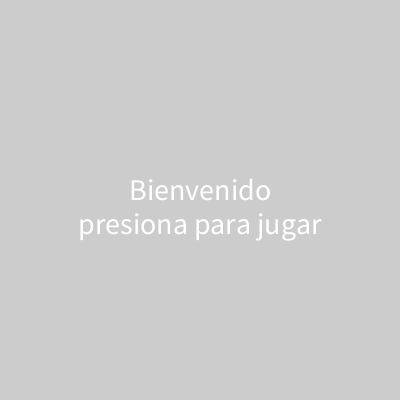
Frame 1 (no input)
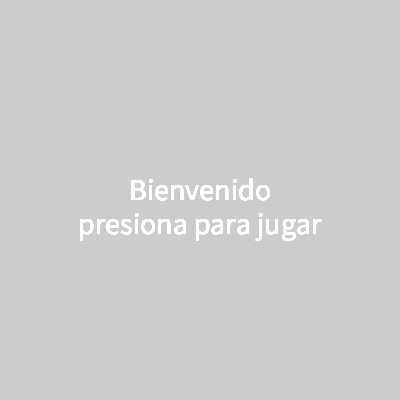
Frame 60 (the mouse pressed at the canvas centre just before this capture)
Frame 120 (the mouse held since frame 60 and released just before this capture): identical to frame 60, image omitted

The Processing sketch that drew these frames (run headless with seeded random() and noise(); from frame 60 on, the mouse is pressed at the canvas centre):

// Processing sketch: Prueba_enclase26del10
// ── Prueba_enclase26del10.pde
Juego juego;

void setup(){
 size(400,400); 
 juego=new Juego();
}

void draw(){
  juego.dibujar();
  
}

void mousePressed(){
  juego.mousePresionado();
}

// ── Juego.pde
class Juego {
  int pantallaActual=0;
  Pantalla pantallaInicio, pantallaFinNoOk, pantallaFinOk;
  boolean gano;
  MiniJuego miniJuego;

  Juego() {
    pantallaActual=0;
    pantallaInicio=new Pantalla("Bienvenido\npresiona para jugar");
    pantallaFinOk=new Pantalla("Terminó\npresiona para jugar");
    pantallaFinNoOk=new Pantalla("Terminó\npresiona para jugar");
    miniJuego=new MiniJuego();
    gano=false;
  }

  void dibujar() {
    if (inicioDelJuego()) {
      pantallaInicio.dibujar();
    } else if (estoyJugando()) {
      miniJuego.dibujar();
    } else {
      if (gano) {
        pantallaFinOk.dibujar();
      } else {
        pantallaFinNoOk.dibujar();
      }
    }
  }

  boolean inicioDelJuego() {
    return pantallaActual==0;
  }

  boolean estoyJugando() {
    return pantallaActual==1;
  }

  void mousePresionado() {
    if (inicioDelJuego()) {
      cambiarSiguientePantalla();
    } else if (estoyJugando()) {
      miniJuego.iniciar();
    } else {
      if (gano) {
        cambiarSiguientePantalla();
      } else {
        cambiarSiguientePantalla();
      }
    }
  }

  void cambiarSiguientePantalla() {
    if (inicioDelJuego()) {
      pantallaActual=1;
    } else if (estoyJugando()) {
    } else {
      if (gano) {
        pantallaActual=0;
      } else {
        pantallaActual=0;
      }
    }
  }
}

// ── MiniJuego.pde
class MiniJuego{
  boolean jugando;
  MiniJuego(){
   jugando=false; 
  }
  
  void dibujar(){
    
    if(estoyJugando()){
      //background(0);
      ellipse(random(50,width-50), random(50,height-50), 50,50);
    }
  }
  
  boolean estoyJugando(){
    return jugando==true;
  }
  
  void mousePresionado(){
   if(estoyJugando()){
     
   }
  }
  
  void iniciar(){
   jugando=true; 
  }
  
}

// ── Pantalla.pde
class Pantalla{  
  String mensaje;
  
  Pantalla(String mens){
    this.mensaje=mens;
  }
  
  void dibujar(){
    textSize(30);
    textAlign(CENTER);
    text(this.mensaje,width/2, height/2);
    
  }
}
